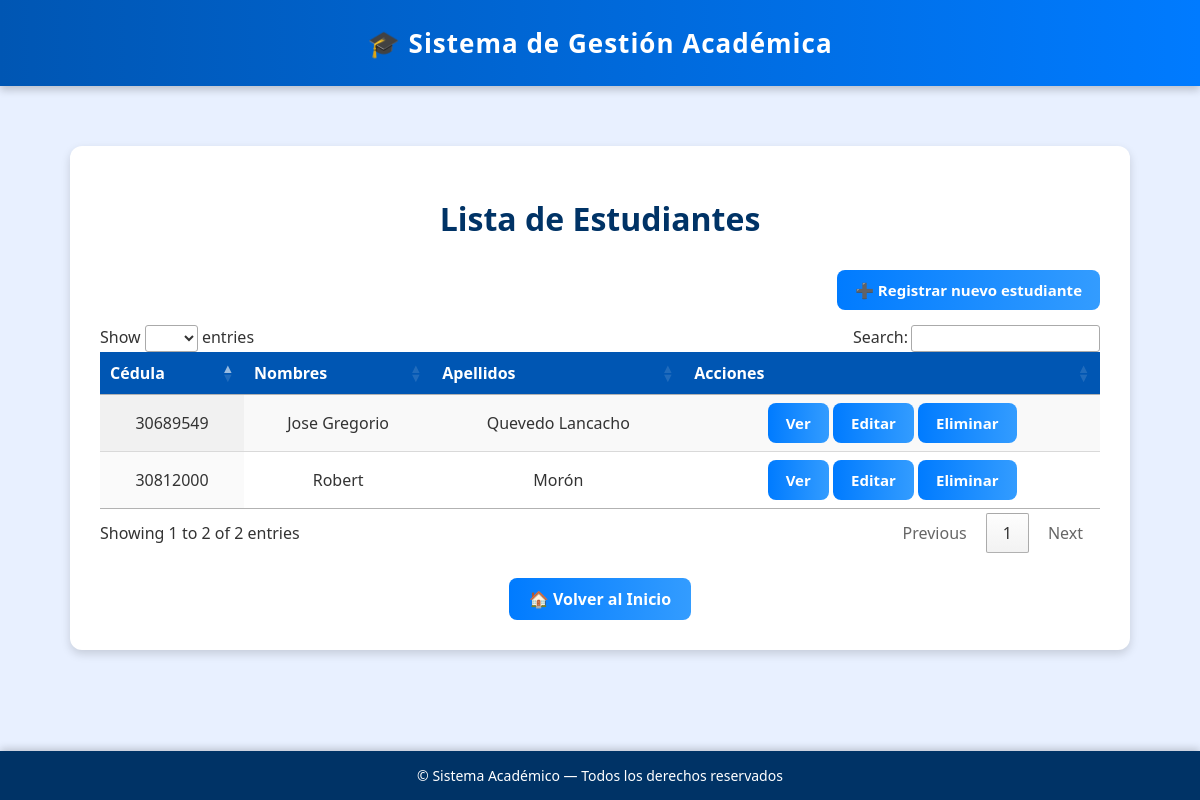
The page /estudiantes/ on the database as committed earlier.
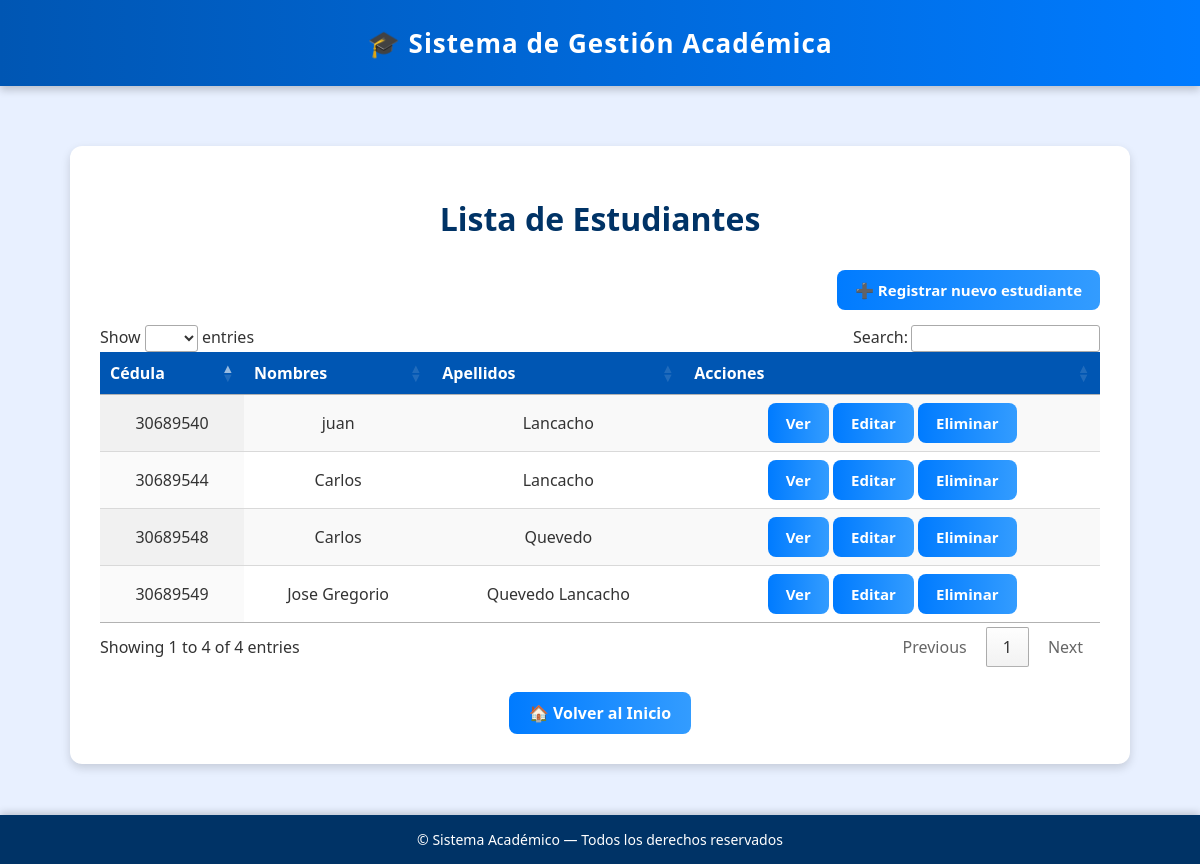
The same page on the database as committed later.
### estudiantes/models.py (models this page shows, shortened)
class Estudiante(models.Model):
    cedula = models.CharField(max_length=20, unique=True)
    nombres = models.CharField(max_length=100)
    apellidos = models.CharField(max_length=100)
    especialidad = models.ForeignKey(Especialidad, on_delete=models.CASCADE)
    cohorte = models.ForeignKey(Cohorte, on_delete=models.CASCADE)
    extension = models.ForeignKey(Extension, on_delete=models.CASCADE)

### estudiantes/views.py (the view)
# urls.py: path('estudiantes/', views.listar_estudiantes, name='listar_estudiantes'),
def listar_estudiantes(request):
    estudiantes = Estudiante.objects.all().order_by('apellidos', 'nombres')
    return render(request, 'listar_estudiantes.html', {
        'estudiantes': estudiantes
    })

### estudiantes/templates/listar_estudiantes.html (shortened to what this page needs)
<!DOCTYPE html>
<html lang="es">
<head>
    <link rel="stylesheet" href="https://cdn.datatables.net/1.13.6/css/jquery.dataTables.min.css">
    <link rel="stylesheet" href="https://cdn.datatables.net/responsive/2.5.0/css/responsive.dataTables.min.css">
</head>
<body>
    <header>
        <strong>🎓 Sistema de Gestión Académica</strong>
    </header>
    <main>
        <h1>Lista de Estudiantes</h1>
        <div class="top-actions">
            <a href="{% url 'registrar_estudiante' %}" class="btn">➕ Registrar nuevo estudiante</a>
        </div>
        <table id="tablaEstudiantes" class="display responsive nowrap" style="width:100%">
            <thead>
                <tr>
                    <th>Cédula</th>
                    <th>Nombres</th>
                    <th>Apellidos</th>
                    <th>Acciones</th>
                </tr>
            </thead>
            <tbody>
                {% for e in estudiantes %}
                <tr>
                    <td>{{ e.cedula }}</td>
                    <td>{{ e.nombres }}</td>
                    <td>{{ e.apellidos }}</td>
                    <td>
                        <a href="{% url 'detalle_estudiante' e.id %}" class="btn">Ver</a>
                        <a href="{% url 'editar_estudiante' e.id %}" class="btn">Editar</a>
                        <a href="{% url 'eliminar_estudiante' e.id %}" class="btn">Eliminar</a>
                    </td>
                </tr>
                {% endfor %}
            </tbody>
        </table>
        <div style="text-align:center;">
            <a href="{% url 'home' %}" class="back-home">🏠 Volver al Inicio</a>
        </div>
    </main>
    <footer>
        &copy; {{ now|date:"Y" }} Sistema Académico — Todos los derechos reservados
    </footer>
</body>
</html>

### estudiantes/templates/listar_estudiantes.html (style rules this page uses)
body { font-family: "Segoe UI", Tahoma, Geneva, Verdana, sans-serif; background-color: #e8f0ff; color: #333; margin: 0; padding: 0; }
header { background: linear-gradient(90deg, #0056b3, #007bff); color: white; text-align: center; padding: 25px 0; font-size: 26px; letter-spacing: 1px; box-shadow: 0 4px 8px rgba(0, 0, 0, 0.2); }
main { max-width: 1000px; margin: 60px auto 100px; background: white; padding: 30px; border-radius: 12px; box-shadow: 0 4px 10px rgba(0,0,0,0.15); }
h1 { color: #003366; text-align: center; margin-bottom: 30px; }
.btn { display: inline-block; text-decoration: none; background: linear-gradient(90deg, #007bff, #339cff); color: white; padding: 10px 18px; border-radius: 8px; font-size: 15px; font-weight: bold; transition: background 0.3s, transform 0.2s; }
.top-actions { text-align: right; margin-bottom: 15px; }
table.dataTable { border-collapse: collapse !important; width: 100% !important; }
th { background-color: #0056b3; color: white; text-align: center; }
td { text-align: center; }
footer { background-color: #003366; color: #ffffff; text-align: center; padding: 15px 0; font-size: 14px; position: fixed; bottom: 0; width: 100%; box-shadow: 0 -2px 8px rgba(0, 0, 0, 0.2); }
.back-home { display: inline-block; margin-top: 25px; text-decoration: none; background: linear-gradient(90deg, #007bff, #339cff); color: white; padding: 10px 20px; border-radius: 8px; font-weight: bold; transition: background 0.3s, transform 0.2s; }

Rows that differ between the two databases and show on the page:
removed Estudiante: cedula "30812000", nombres "Robert", apellidos "Morón"
added Estudiante: cedula "30689544", nombres "Carlos", apellidos "Lancacho"
added Estudiante: cedula "30689540", nombres "juan", apellidos "Lancacho"
added Estudiante: cedula "30689548", nombres "Carlos", apellidos "Quevedo"
Other text that changed with them:
text written by a page script: "Show entries Search: Showing 1 to 2 of 2 entries Previous 1 Next" → "Show entries Search: Showing 1 to 4 of 4 entries Previous 1 Next"
